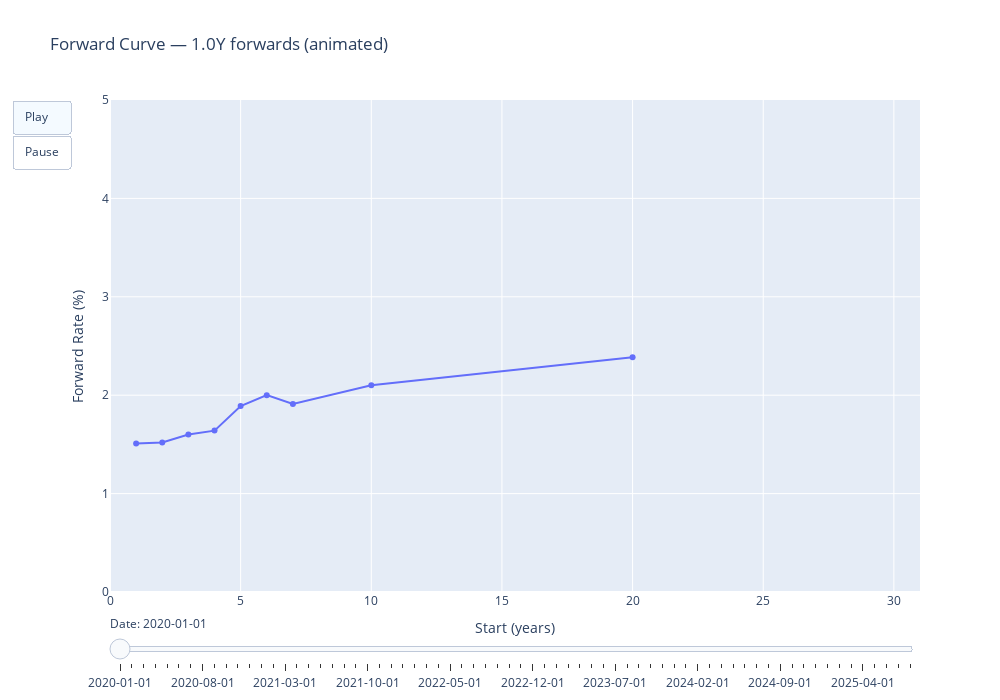

Here is the notebook cell this chart was saved with:
### Code cell
import plotly.graph_objects as go

h = 1.0  # choose horizon (years)
fwd = compute_forward_curve_from_zero(curve_df_zero, horizon_years=h, comp="annual", interpolate_missing=True)
fwd = fwd.dropna(how="all")

dates = fwd.index
# initial frame
row0 = fwd.iloc[0].dropna()
x0 = [float(c) for c in row0.index]
y0 = row0.values.tolist()

# build frames: one per date
frames = []
for d in dates:
    r = fwd.loc[d].dropna()
    frames.append(go.Frame(
        data=[go.Scatter(x=[float(c) for c in r.index], y=r.values.tolist(), mode="lines+markers")],
        name=str(d.date())
    ))

fig = go.Figure(
    data=[go.Scatter(x=x0, y=y0, mode="lines+markers", name=f"{h}Y forward")],
    layout=go.Layout(
        title=f"Forward Curve — {h}Y forwards (animated)",
        xaxis=dict(title="Start (years)", range=[0, 31]),
        yaxis=dict(title="Forward Rate (%)", range=[0, 5]),
        width=1000, height=700,
        updatemenus=[{
            "type":"buttons",
            "buttons":[
                {"label":"Play","method":"animate",
                 "args":[None,{"frame":{"duration":100,"redraw":True},
                               "fromcurrent":True,"transition":{"duration":0}}]},
                {"label":"Pause","method":"animate",
                 "args":[[None],{"frame":{"duration":0,"redraw":False},
                                 "mode":"immediate"}]}
            ]
        }],
        sliders=[{
            "steps":[{"args":[[str(d.date())],
                               {"frame":{"duration":0,"redraw":True},
                                "mode":"immediate"}],
                      "label":str(d.date()),"method":"animate"} for d in dates],
            "currentvalue":{"prefix":"Date: "}
        }]
    ),
    frames=frames
)
fig.show()

### Figure 1 — Plotly figure (JSON) as saved in the notebook; plotly's stock layout.template omitted (floating-point values rounded to 4 significant figures)
{"data": [{"mode": "lines+markers", "name": "1.0Y forward", "type": "scatter", "x": [1, 2, 3, 4, 5, 6, 7, 10, 20], "y": [1.51, 1.52, 1.6, 1.64, 1.89, 2.001, 1.91, 2.102, 2.385]}], "layout": {"height": 700, "sliders": [{"currentvalue": {"prefix": "Date: "}, "steps": [{"args": [["2020-01-01"], {"frame": {"duration": 0, "redraw": true}, "mode": "immediate"}], "label": "2020-01-01", "method": "animate"}, {"args": [["2020-02-01"], {"frame": {"duration": 0, "redraw": true}, "mode": "immediate"}], "label": "2020-02-01", "method": "animate"}, {"args": [["2020-03-01"], {"frame": {"duration": 0, "redraw": true}, "mode": "immediate"}], "label": "2020-03-01", "method": "animate"}, {"args": [["2020-04-01"], {"frame": {"duration": 0, "redraw": true}, "mode": "immediate"}], "label": "2020-04-01", "method": "animate"}, {"args": [["2020-05-01"], {"frame": {"duration": 0, "redraw": true}, "mode": "immediate"}], "label": "2020-05-01", "method": "animate"}, {"args": [["2020-06-01"], {"frame": {"duration": 0, "redraw": true}, "mode": "immediate"}], "label": "2020-06-01", "method": "animate"}, {"args": [["2020-07-01"], {"frame": {"duration": 0, "redraw": true}, "mode": "immediate"}], "label": "2020-07-01", "method": "animate"}, {"args": [["2020-08-01"], {"frame": {"duration": 0, "redraw": true}, "mode": "immediate"}], "label": "2020-08-01", "method": "animate"}, {"args": [["2020-09-01"], {"frame": {"duration": 0, "redraw": true}, "mode": "immediate"}], "label": "2020-09-01", "method": "animate"}, {"args": [["2020-10-01"], {"frame": {"duration": 0, "redraw": true}, "mode": "immediate"}], "label": "2020-10-01", "method": "animate"}, {"args": [["2020-11-01"], {"frame": {"duration": 0, "redraw": true}, "mode": "immediate"}], "label": "2020-11-01", "method": "animate"}, {"args": [["2020-12-01"], {"frame": {"duration": 0, "redraw": true}, "mode": "immediate"}], "label": "2020-12-01", "method": "animate"}, {"args": [["2021-01-01"], {"frame": {"duration": 0, "redraw": true}, "mode": "immediate"}], "label": "2021-01-01", "method": "animate"}, {"args": [["2021-02-01"], {"frame": {"duration": 0, "redraw": true}, "mode": "immediate"}], "label": "2021-02-01", "method": "animate"}, {"args": [["2021-03-01"], {"frame": {"duration": 0, "redraw": true}, "mode": "immediate"}], "label": "2021-03-01", "method": "animate"}, {"args": [["2021-04-01"], {"frame": {"duration": 0, "redraw": true}, "mode": "immediate"}], "label": "2021-04-01", "method": "animate"}, {"args": [["2021-05-01"], {"frame": {"duration": 0, "redraw": true}, "mode": "immediate"}], "label": "2021-05-01", "method": "animate"}, {"args": [["2021-06-01"], {"frame": {"duration": 0, "redraw": true}, "mode": "immediate"}], "label": "2021-06-01", "method": "animate"}, {"args": [["2021-07-01"], {"frame": {"duration": 0, "redraw": true}, "mode": "immediate"}], "label": "2021-07-01", "method": "animate"}, {"args": [["2021-08-01"], {"frame": {"duration": 0, "redraw": true}, "mode": "immediate"}], "label": "2021-08-01", "method": "animate"}, {"args": [["2021-09-01"], {"frame": {"duration": 0, "redraw": true}, "mode": "immediate"}], "label": "2021-09-01", "method": "animate"}, {"args": [["2021-10-01"], {"frame": {"duration": 0, "redraw": true}, "mode": "immediate"}], "label": "2021-10-01", "method": "animate"}, {"args": [["2021-11-01"], {"frame": {"duration": 0, "redraw": true}, "mode": "immediate"}], "label": "2021-11-01", "method": "animate"}, {"args": [["2021-12-01"], {"frame": {"duration": 0, "redraw": true}, "mode": "immediate"}], "label": "2021-12-01", "method": "animate"}, {"args": [["2022-01-01"], {"frame": {"duration": 0, "redraw": true}, "mode": "immediate"}], "label": "2022-01-01", "method": "animate"}, {"args": [["2022-02-01"], {"frame": {"duration": 0, "redraw": true}, "mode": "immediate"}], "label": "2022-02-01", "method": "animate"}, {"args": [["2022-03-01"], {"frame": {"duration": 0, "redraw": true}, "mode": "immediate"}], "label": "2022-03-01", "method": "animate"}, {"args": [["2022-04-01"], {"frame": {"duration": 0, "redraw": true}, "mode": "immediate"}], "label": "2022-04-01", "method": "animate"}, {"args": [["2022-05-01"], {"frame": {"duration": 0, "redraw": true}, "mode": "immediate"}], "label": "2022-05-01", "method": "animate"}, {"args": [["2022-06-01"], {"frame": {"duration": 0, "redraw": true}, "mode": "immediate"}], "label": "2022-06-01", "method": "animate"}, {"args": [["2022-07-01"], {"frame": {"duration": 0, "redraw": true}, "mode": "immediate"}], "label": "2022-07-01", "method": "animate"}, {"args": [["2022-08-01"], {"frame": {"duration": 0, "redraw": true}, "mode": "immediate"}], "label": "2022-08-01", "method": "animate"}, {"args": [["2022-09-01"], {"frame": {"duration": 0, "redraw": true}, "mode": "immediate"}], "label": "2022-09-01", "method": "animate"}, {"args": [["2022-10-01"], {"frame": {"duration": 0, "redraw": true}, "mode": "immediate"}], "label": "2022-10-01", "method": "animate"}, {"args": [["2022-11-01"], {"frame": {"duration": 0, "redraw": true}, "mode": "immediate"}], "label": "2022-11-01", "method": "animate"}, {"args": [["2022-12-01"], {"frame": {"duration": 0, "redraw": true}, "mode": "immediate"}], "label": "2022-12-01", "method": "animate"}, {"args": [["2023-01-01"], {"frame": {"duration": 0, "redraw": true}, "mode": "immediate"}], "label": "2023-01-01", "method": "animate"}, {"args": [["2023-02-01"], {"frame": {"duration": 0, "redraw": true}, "mode": "immediate"}], "label": "2023-02-01", "method": "animate"}, {"args": [["2023-03-01"], {"frame": {"duration": 0, "redraw": true}, "mode": "immediate"}], "label": "2023-03-01", "method": "animate"}, {"args": [["2023-04-01"], {"frame": {"duration": 0, "redraw": true}, "mode": "immediate"}], "label": "2023-04-01", "method": "animate"}, {"args": [["2023-05-01"], {"frame": {"duration": 0, "redraw": true}, "mode": "immediate"}], "label": "2023-05-01", "method": "animate"}, {"args": [["2023-06-01"], {"frame": {"duration": 0, "redraw": true}, "mode": "immediate"}], "label": "2023-06-01", "method": "animate"}, {"args": [["2023-07-01"], {"frame": {"duration": 0, "redraw": true}, "mode": "immediate"}], "label": "2023-07-01", "method": "animate"}, {"args": [["2023-08-01"], {"frame": {"duration": 0, "redraw": true}, "mode": "immediate"}], "label": "2023-08-01", "method": "animate"}, {"args": [["2023-09-01"], {"frame": {"duration": 0, "redraw": true}, "mode": "immediate"}], "label": "2023-09-01", "method": "animate"}, {"args": [["2023-10-01"], {"frame": {"duration": 0, "redraw": true}, "mode": "immediate"}], "label": "2023-10-01", "method": "animate"}, {"args": [["2023-11-01"], {"frame": {"duration": 0, "redraw": true}, "mode": "immediate"}], "label": "2023-11-01", "method": "animate"}, {"args": [["2023-12-01"], {"frame": {"duration": 0, "redraw": true}, "mode": "immediate"}], "label": "2023-12-01", "method": "animate"}, {"args": [["2024-01-01"], {"frame": {"duration": 0, "redraw": true}, "mode": "immediate"}], "label": "2024-01-01", "method": "animate"}, {"args": [["2024-02-01"], {"frame": {"duration": 0, "redraw": true}, "mode": "immediate"}], "label": "2024-02-01", "method": "animate"}, {"args": [["2024-03-01"], {"frame": {"duration": 0, "redraw": true}, "mode": "immediate"}], "label": "2024-03-01", "method": "animate"}, {"args": [["2024-04-01"], {"frame": {"duration": 0, "redraw": true}, "mode": "immediate"}], "label": "2024-04-01", "method": "animate"}, {"args": [["2024-05-01"], {"frame": {"duration": 0, "redraw": true}, "mode": "immediate"}], "label": "2024-05-01", "method": "animate"}, {"args": [["2024-06-01"], {"frame": {"duration": 0, "redraw": true}, "mode": "immediate"}], "label": "2024-06-01", "method": "animate"}, {"args": [["2024-07-01"], {"frame": {"duration": 0, "redraw": true}, "mode": "immediate"}], "label": "2024-07-01", "method": "animate"}, {"args": [["2024-08-01"], {"frame": {"duration": 0, "redraw": true}, "mode": "immediate"}], "label": "2024-08-01", "method": "animate"}, {"args": [["2024-09-01"], {"frame": {"duration": 0, "redraw": true}, "mode": "immediate"}], "label": "2024-09-01", "method": "animate"}, {"args": [["2024-10-01"], {"frame": {"duration": 0, "redraw": true}, "mode": "immediate"}], "label": "2024-10-01", "method": "animate"}, {"args": [["2024-11-01"], {"frame": {"duration": 0, "redraw": true}, "mode": "immediate"}], "label": "2024-11-01", "method": "animate"}, {"args": [["2024-12-01"], {"frame": {"duration": 0, "redraw": true}, "mode": "immediate"}], "label": "2024-12-01", "method": "animate"}, {"args": [["2025-01-01"], {"frame": {"duration": 0, "redraw": true}, "mode": "immediate"}], "label": "2025-01-01", "method": "animate"}, {"args": [["2025-02-01"], {"frame": {"duration": 0, "redraw": true}, "mode": "immediate"}], "label": "2025-02-01", "method": "animate"}, {"args": [["2025-03-01"], {"frame": {"duration": 0, "redraw": true}, "mode": "immediate"}], "label": "2025-03-01", "method": "animate"}, {"args": [["2025-04-01"], {"frame": {"duration": 0, "redraw": true}, "mode": "immediate"}], "label": "2025-04-01", "method": "animate"}, {"args": [["2025-05-01"], {"frame": {"duration": 0, "redraw": true}, "mode": "immediate"}], "label": "2025-05-01", "method": "animate"}, {"args": [["2025-06-01"], {"frame": {"duration": 0, "redraw": true}, "mode": "immediate"}], "label": "2025-06-01", "method": "animate"}, {"args": [["2025-07-01"], {"frame": {"duration": 0, "redraw": true}, "mode": "immediate"}], "label": "2025-07-01", "method": "animate"}, {"args": [["2025-08-01"], {"frame": {"duration": 0, "redraw": true}, "mode": "immediate"}], "label": "2025-08-01", "method": "animate"}]}], "title": {"text": "Forward Curve — 1.0Y forwards (animated)"}, "updatemenus": [{"buttons": [{"args": [null, {"frame": {"duration": 100, "redraw": true}, "fromcurrent": true, "transition": {"duration": 0}}], "label": "Play", "method": "animate"}, {"args": [[null], {"frame": {"duration": 0, "redraw": false}, "mode": "immediate"}], "label": "Pause", "method": "animate"}], "type": "buttons"}], "width": 1000, "xaxis": {"range": [0, 31], "title": {"text": "Start (years)"}}, "yaxis": {"range": [0, 5], "title": {"text": "Forward Rate (%)"}}}}
